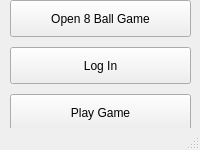
<?xml version="1.0" encoding="UTF-8"?>
<ui version="4.0">
 <class>MainWindow</class>
 <widget class="QMainWindow" name="MainWindow">
  <property name="geometry">
   <rect>
    <x>0</x>
    <y>0</y>
    <width>200</width>
    <height>150</height>
   </rect>
  </property>
  <property name="windowTitle">
   <string>8 Ball</string>
  </property>
  <widget class="QWidget" name="centralwidget">
   <widget class="QWidget" name="gridLayoutWidget">
    <property name="geometry">
     <rect>
      <x>10</x>
      <y>0</y>
      <width>181</width>
      <height>131</height>
     </rect>
    </property>
    <layout class="QGridLayout" name="gridLayout" rowstretch="0,0,0,0" columnstretch="0" columnminimumwidth="0">
     <property name="sizeConstraint">
      <enum>QLayout::SetDefaultConstraint</enum>
     </property>
     <property name="topMargin">
      <number>0</number>
     </property>
     <property name="bottomMargin">
      <number>0</number>
     </property>
     <property name="horizontalSpacing">
      <number>1</number>
     </property>
     <property name="verticalSpacing">
      <number>10</number>
     </property>
     <item row="1" column="0">
      <widget class="QPushButton" name="logInButton">
       <property name="sizePolicy">
        <sizepolicy hsizetype="Minimum" vsizetype="Preferred">
         <horstretch>0</horstretch>
         <verstretch>0</verstretch>
        </sizepolicy>
       </property>
       <property name="text">
        <string>Log In</string>
       </property>
      </widget>
     </item>
     <item row="3" column="0">
      <widget class="QPushButton" name="playGamebutton">
       <property name="sizePolicy">
        <sizepolicy hsizetype="Minimum" vsizetype="Preferred">
         <horstretch>0</horstretch>
         <verstretch>0</verstretch>
        </sizepolicy>
       </property>
       <property name="text">
        <string>Play Game</string>
       </property>
      </widget>
     </item>
     <item row="0" column="0">
      <widget class="QPushButton" name="openGameButton">
       <property name="sizePolicy">
        <sizepolicy hsizetype="Minimum" vsizetype="Preferred">
         <horstretch>0</horstretch>
         <verstretch>0</verstretch>
        </sizepolicy>
       </property>
       <property name="text">
        <string>Open 8 Ball Game</string>
       </property>
      </widget>
     </item>
    </layout>
   </widget>
  </widget>
  <widget class="QStatusBar" name="statusbar"/>
 </widget>
 <resources/>
 <connections/>
</ui>
